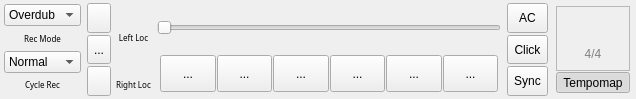
<ui version="4.0" >
 <author></author>
 <comment></comment>
 <exportmacro></exportmacro>
 <class>TransportBase</class>
 <widget class="QWidget" name="TransportBase" >
  <property name="geometry" >
   <rect>
    <x>0</x>
    <y>0</y>
    <width>636</width>
    <height>99</height>
   </rect>
  </property>
  <property name="sizePolicy" >
   <sizepolicy>
    <hsizetype>0</hsizetype>
    <vsizetype>0</vsizetype>
    <horstretch>0</horstretch>
    <verstretch>0</verstretch>
   </sizepolicy>
  </property>
  <property name="windowTitle" >
   <string>MusE: Transport Panel</string>
  </property>
  <layout class="QHBoxLayout" >
   <property name="margin" >
    <number>1</number>
   </property>
   <property name="spacing" >
    <number>1</number>
   </property>
   <item>
    <layout class="QVBoxLayout" >
     <property name="margin" >
      <number>3</number>
     </property>
     <property name="spacing" >
      <number>2</number>
     </property>
     <item>
      <widget class="QComboBox" name="recMode" >
       <item>
        <property name="text" >
         <string>Overdub</string>
        </property>
       </item>
       <item>
        <property name="text" >
         <string>Replace</string>
        </property>
       </item>
      </widget>
     </item>
     <item>
      <widget class="QLabel" name="label" >
       <property name="font" >
        <font>
         <family>Sans Serif</family>
         <pointsize>6</pointsize>
         <weight>50</weight>
         <italic>false</italic>
         <bold>false</bold>
         <underline>false</underline>
         <strikeout>false</strikeout>
        </font>
       </property>
       <property name="text" >
        <string>Rec Mode</string>
       </property>
       <property name="alignment" >
        <set>Qt::AlignCenter</set>
       </property>
      </widget>
     </item>
     <item>
      <widget class="QComboBox" name="cycleMode" >
       <item>
        <property name="text" >
         <string>Normal</string>
        </property>
       </item>
       <item>
        <property name="text" >
         <string>Mix</string>
        </property>
       </item>
       <item>
        <property name="text" >
         <string>Replace</string>
        </property>
       </item>
      </widget>
     </item>
     <item>
      <widget class="QLabel" name="label_2" >
       <property name="font" >
        <font>
         <family>Sans Serif</family>
         <pointsize>6</pointsize>
         <weight>50</weight>
         <italic>false</italic>
         <bold>false</bold>
         <underline>false</underline>
         <strikeout>false</strikeout>
        </font>
       </property>
       <property name="text" >
        <string>Cycle Rec</string>
       </property>
       <property name="alignment" >
        <set>Qt::AlignCenter</set>
       </property>
      </widget>
     </item>
    </layout>
   </item>
   <item>
    <layout class="QVBoxLayout" >
     <property name="margin" >
      <number>2</number>
     </property>
     <property name="spacing" >
      <number>2</number>
     </property>
     <item>
      <widget class="QToolButton" name="punchinButton" >
       <property name="sizePolicy" >
        <sizepolicy>
         <hsizetype>5</hsizetype>
         <vsizetype>7</vsizetype>
         <horstretch>0</horstretch>
         <verstretch>0</verstretch>
        </sizepolicy>
       </property>
       <property name="icon" >
        <iconset resource="muse.qrc" >:/xpm/punchin.xpm</iconset>
       </property>
       <property name="checkable" >
        <bool>true</bool>
       </property>
      </widget>
     </item>
     <item>
      <widget class="QToolButton" name="loopButton" >
       <property name="sizePolicy" >
        <sizepolicy>
         <hsizetype>5</hsizetype>
         <vsizetype>7</vsizetype>
         <horstretch>0</horstretch>
         <verstretch>0</verstretch>
        </sizepolicy>
       </property>
       <property name="text" >
        <string>...</string>
       </property>
       <property name="icon" >
        <iconset resource="muse.qrc" >:/xpm/loop.xpm</iconset>
       </property>
       <property name="checkable" >
        <bool>true</bool>
       </property>
      </widget>
     </item>
     <item>
      <widget class="QToolButton" name="punchoutButton" >
       <property name="sizePolicy" >
        <sizepolicy>
         <hsizetype>5</hsizetype>
         <vsizetype>7</vsizetype>
         <horstretch>0</horstretch>
         <verstretch>0</verstretch>
        </sizepolicy>
       </property>
       <property name="icon" >
        <iconset resource="muse.qrc" >:/xpm/punchout.xpm</iconset>
       </property>
       <property name="checkable" >
        <bool>true</bool>
       </property>
       <property name="toolButtonStyle" >
        <enum>Qt::ToolButtonTextOnly</enum>
       </property>
       <property name="arrowType" >
        <enum>Qt::NoArrow</enum>
       </property>
      </widget>
     </item>
    </layout>
   </item>
   <item>
    <layout class="QVBoxLayout" >
     <property name="margin" >
      <number>2</number>
     </property>
     <property name="spacing" >
      <number>2</number>
     </property>
     <item>
      <widget class="Awl::PosEdit" name="tl1" />
     </item>
     <item>
      <widget class="QLabel" name="label_3" >
       <property name="font" >
        <font>
         <family>Sans Serif</family>
         <pointsize>6</pointsize>
         <weight>50</weight>
         <italic>false</italic>
         <bold>false</bold>
         <underline>false</underline>
         <strikeout>false</strikeout>
        </font>
       </property>
       <property name="text" >
        <string>Left Loc</string>
       </property>
       <property name="alignment" >
        <set>Qt::AlignCenter</set>
       </property>
      </widget>
     </item>
     <item>
      <widget class="Awl::PosEdit" name="tl2" />
     </item>
     <item>
      <widget class="QLabel" name="label_4" >
       <property name="font" >
        <font>
         <family>Sans Serif</family>
         <pointsize>6</pointsize>
         <weight>50</weight>
         <italic>false</italic>
         <bold>false</bold>
         <underline>false</underline>
         <strikeout>false</strikeout>
        </font>
       </property>
       <property name="text" >
        <string>Right Loc</string>
       </property>
       <property name="alignment" >
        <set>Qt::AlignCenter</set>
       </property>
      </widget>
     </item>
    </layout>
   </item>
   <item>
    <layout class="QVBoxLayout" >
     <property name="margin" >
      <number>3</number>
     </property>
     <property name="spacing" >
      <number>2</number>
     </property>
     <item>
      <layout class="QHBoxLayout" >
       <property name="margin" >
        <number>0</number>
       </property>
       <property name="spacing" >
        <number>0</number>
       </property>
       <item>
        <widget class="Awl::PosEdit" name="time1" />
       </item>
       <item>
        <widget class="Awl::PosEdit" name="time2" />
       </item>
      </layout>
     </item>
     <item>
      <widget class="QSlider" name="slider" >
       <property name="sizePolicy" >
        <sizepolicy>
         <hsizetype>7</hsizetype>
         <vsizetype>7</vsizetype>
         <horstretch>0</horstretch>
         <verstretch>0</verstretch>
        </sizepolicy>
       </property>
       <property name="orientation" >
        <enum>Qt::Horizontal</enum>
       </property>
      </widget>
     </item>
     <item>
      <layout class="QHBoxLayout" >
       <property name="margin" >
        <number>3</number>
       </property>
       <property name="spacing" >
        <number>1</number>
       </property>
       <item>
        <widget class="QToolButton" name="tb1" >
         <property name="sizePolicy" >
          <sizepolicy>
           <hsizetype>5</hsizetype>
           <vsizetype>7</vsizetype>
           <horstretch>0</horstretch>
           <verstretch>0</verstretch>
          </sizepolicy>
         </property>
         <property name="toolTip" >
          <string>rewind to start</string>
         </property>
         <property name="text" >
          <string>...</string>
         </property>
         <property name="icon" >
          <iconset resource="muse.qrc" >:/xpm/start.xpm</iconset>
         </property>
        </widget>
       </item>
       <item>
        <widget class="QToolButton" name="tb2" >
         <property name="sizePolicy" >
          <sizepolicy>
           <hsizetype>5</hsizetype>
           <vsizetype>7</vsizetype>
           <horstretch>0</horstretch>
           <verstretch>0</verstretch>
          </sizepolicy>
         </property>
         <property name="toolTip" >
          <string>rewind</string>
         </property>
         <property name="text" >
          <string>...</string>
         </property>
         <property name="icon" >
          <iconset resource="muse.qrc" >:/xpm/frewind.xpm</iconset>
         </property>
        </widget>
       </item>
       <item>
        <widget class="QToolButton" name="tb3" >
         <property name="sizePolicy" >
          <sizepolicy>
           <hsizetype>5</hsizetype>
           <vsizetype>7</vsizetype>
           <horstretch>0</horstretch>
           <verstretch>0</verstretch>
          </sizepolicy>
         </property>
         <property name="toolTip" >
          <string>forward</string>
         </property>
         <property name="text" >
          <string>...</string>
         </property>
         <property name="icon" >
          <iconset resource="muse.qrc" >:/xpm/fforward.xpm</iconset>
         </property>
        </widget>
       </item>
       <item>
        <widget class="QToolButton" name="tb4" >
         <property name="sizePolicy" >
          <sizepolicy>
           <hsizetype>5</hsizetype>
           <vsizetype>7</vsizetype>
           <horstretch>0</horstretch>
           <verstretch>0</verstretch>
          </sizepolicy>
         </property>
         <property name="toolTip" >
          <string>stop</string>
         </property>
         <property name="text" >
          <string>...</string>
         </property>
         <property name="icon" >
          <iconset resource="muse.qrc" >:/xpm/stop.xpm</iconset>
         </property>
         <property name="checkable" >
          <bool>true</bool>
         </property>
        </widget>
       </item>
       <item>
        <widget class="QToolButton" name="tb5" >
         <property name="sizePolicy" >
          <sizepolicy>
           <hsizetype>5</hsizetype>
           <vsizetype>7</vsizetype>
           <horstretch>0</horstretch>
           <verstretch>0</verstretch>
          </sizepolicy>
         </property>
         <property name="toolTip" >
          <string>play</string>
         </property>
         <property name="text" >
          <string>...</string>
         </property>
         <property name="icon" >
          <iconset resource="muse.qrc" >:/xpm/play.xpm</iconset>
         </property>
         <property name="checkable" >
          <bool>true</bool>
         </property>
        </widget>
       </item>
       <item>
        <widget class="QToolButton" name="tb6" >
         <property name="sizePolicy" >
          <sizepolicy>
           <hsizetype>5</hsizetype>
           <vsizetype>7</vsizetype>
           <horstretch>0</horstretch>
           <verstretch>0</verstretch>
          </sizepolicy>
         </property>
         <property name="toolTip" >
          <string>record</string>
         </property>
         <property name="text" >
          <string>...</string>
         </property>
         <property name="checkable" >
          <bool>true</bool>
         </property>
        </widget>
       </item>
      </layout>
     </item>
    </layout>
   </item>
   <item>
    <layout class="QVBoxLayout" >
     <property name="margin" >
      <number>2</number>
     </property>
     <property name="spacing" >
      <number>2</number>
     </property>
     <item>
      <widget class="QToolButton" name="quantizeButton" >
       <property name="sizePolicy" >
        <sizepolicy>
         <hsizetype>5</hsizetype>
         <vsizetype>7</vsizetype>
         <horstretch>0</horstretch>
         <verstretch>0</verstretch>
        </sizepolicy>
       </property>
       <property name="text" >
        <string>AC</string>
       </property>
       <property name="checkable" >
        <bool>true</bool>
       </property>
      </widget>
     </item>
     <item>
      <widget class="QToolButton" name="clickButton" >
       <property name="sizePolicy" >
        <sizepolicy>
         <hsizetype>5</hsizetype>
         <vsizetype>7</vsizetype>
         <horstretch>0</horstretch>
         <verstretch>0</verstretch>
        </sizepolicy>
       </property>
       <property name="text" >
        <string>Click</string>
       </property>
       <property name="checkable" >
        <bool>true</bool>
       </property>
      </widget>
     </item>
     <item>
      <widget class="QToolButton" name="syncButton" >
       <property name="sizePolicy" >
        <sizepolicy>
         <hsizetype>5</hsizetype>
         <vsizetype>7</vsizetype>
         <horstretch>0</horstretch>
         <verstretch>0</verstretch>
        </sizepolicy>
       </property>
       <property name="text" >
        <string>Sync</string>
       </property>
       <property name="checkable" >
        <bool>true</bool>
       </property>
      </widget>
     </item>
    </layout>
   </item>
   <item>
    <layout class="QVBoxLayout" >
     <property name="margin" >
      <number>5</number>
     </property>
     <property name="spacing" >
      <number>1</number>
     </property>
     <item>
      <widget class="QFrame" name="frame" >
       <property name="frameShape" >
        <enum>QFrame::StyledPanel</enum>
       </property>
       <property name="frameShadow" >
        <enum>QFrame::Raised</enum>
       </property>
       <layout class="QVBoxLayout" >
        <property name="margin" >
         <number>1</number>
        </property>
        <property name="spacing" >
         <number>1</number>
        </property>
        <item>
         <widget class="Awl::TempoEdit" name="tempo" />
        </item>
        <item>
         <widget class="SigLabel" name="sig" >
          <property name="palette" >
           <palette>
            <active>
             <color>
              <red>128</red>
              <green>128</green>
              <blue>128</blue>
             </color>
             <color>
              <red>221</red>
              <green>223</green>
              <blue>228</blue>
             </color>
             <color>
              <red>255</red>
              <green>255</green>
              <blue>255</blue>
             </color>
             <color>
              <red>255</red>
              <green>255</green>
              <blue>255</blue>
             </color>
             <color>
              <red>85</red>
              <green>85</green>
              <blue>85</blue>
             </color>
             <color>
              <red>199</red>
              <green>199</green>
              <blue>199</blue>
             </color>
             <color>
              <red>199</red>
              <green>199</green>
              <blue>199</blue>
             </color>
             <color>
              <red>255</red>
              <green>255</green>
              <blue>255</blue>
             </color>
             <color>
              <red>128</red>
              <green>128</green>
              <blue>128</blue>
             </color>
             <color>
              <red>255</red>
              <green>255</green>
              <blue>255</blue>
             </color>
             <color>
              <red>255</red>
              <green>255</green>
              <blue>255</blue>
             </color>
             <color>
              <red>0</red>
              <green>0</green>
              <blue>0</blue>
             </color>
             <color>
              <red>86</red>
              <green>117</green>
              <blue>148</blue>
             </color>
             <color>
              <red>255</red>
              <green>255</green>
              <blue>255</blue>
             </color>
             <color>
              <red>0</red>
              <green>0</green>
              <blue>238</blue>
             </color>
             <color>
              <red>82</red>
              <green>24</green>
              <blue>139</blue>
             </color>
             <color>
              <red>232</red>
              <green>232</green>
              <blue>232</blue>
             </color>
            </active>
            <inactive>
             <color>
              <red>128</red>
              <green>128</green>
              <blue>128</blue>
             </color>
             <color>
              <red>221</red>
              <green>223</green>
              <blue>228</blue>
             </color>
             <color>
              <red>255</red>
              <green>255</green>
              <blue>255</blue>
             </color>
             <color>
              <red>255</red>
              <green>255</green>
              <blue>255</blue>
             </color>
             <color>
              <red>85</red>
              <green>85</green>
              <blue>85</blue>
             </color>
             <color>
              <red>199</red>
              <green>199</green>
              <blue>199</blue>
             </color>
             <color>
              <red>199</red>
              <green>199</green>
              <blue>199</blue>
             </color>
             <color>
              <red>255</red>
              <green>255</green>
              <blue>255</blue>
             </color>
             <color>
              <red>128</red>
              <green>128</green>
              <blue>128</blue>
             </color>
             <color>
              <red>255</red>
              <green>255</green>
              <blue>255</blue>
             </color>
             <color>
              <red>255</red>
              <green>255</green>
              <blue>255</blue>
             </color>
             <color>
              <red>0</red>
              <green>0</green>
              <blue>0</blue>
             </color>
             <color>
              <red>86</red>
              <green>117</green>
              <blue>148</blue>
             </color>
             <color>
              <red>255</red>
              <green>255</green>
              <blue>255</blue>
             </color>
             <color>
              <red>0</red>
              <green>0</green>
              <blue>238</blue>
             </color>
             <color>
              <red>82</red>
              <green>24</green>
              <blue>139</blue>
             </color>
             <color>
              <red>232</red>
              <green>232</green>
              <blue>232</blue>
             </color>
            </inactive>
            <disabled>
             <color>
              <red>128</red>
              <green>128</green>
              <blue>128</blue>
             </color>
             <color>
              <red>221</red>
              <green>223</green>
              <blue>228</blue>
             </color>
             <color>
              <red>255</red>
              <green>255</green>
              <blue>255</blue>
             </color>
             <color>
              <red>255</red>
              <green>255</green>
              <blue>255</blue>
             </color>
             <color>
              <red>85</red>
              <green>85</green>
              <blue>85</blue>
             </color>
             <color>
              <red>199</red>
              <green>199</green>
              <blue>199</blue>
             </color>
             <color>
              <red>199</red>
              <green>199</green>
              <blue>199</blue>
             </color>
             <color>
              <red>255</red>
              <green>255</green>
              <blue>255</blue>
             </color>
             <color>
              <red>128</red>
              <green>128</green>
              <blue>128</blue>
             </color>
             <color>
              <red>255</red>
              <green>255</green>
              <blue>255</blue>
             </color>
             <color>
              <red>255</red>
              <green>255</green>
              <blue>255</blue>
             </color>
             <color>
              <red>0</red>
              <green>0</green>
              <blue>0</blue>
             </color>
             <color>
              <red>86</red>
              <green>117</green>
              <blue>148</blue>
             </color>
             <color>
              <red>255</red>
              <green>255</green>
              <blue>255</blue>
             </color>
             <color>
              <red>0</red>
              <green>0</green>
              <blue>238</blue>
             </color>
             <color>
              <red>82</red>
              <green>24</green>
              <blue>139</blue>
             </color>
             <color>
              <red>232</red>
              <green>232</green>
              <blue>232</blue>
             </color>
            </disabled>
           </palette>
          </property>
          <property name="text" >
           <string>4/4</string>
          </property>
          <property name="alignment" >
           <set>Qt::AlignCenter</set>
          </property>
         </widget>
        </item>
       </layout>
      </widget>
     </item>
     <item>
      <widget class="QToolButton" name="masterButton" >
       <property name="sizePolicy" >
        <sizepolicy>
         <hsizetype>5</hsizetype>
         <vsizetype>0</vsizetype>
         <horstretch>0</horstretch>
         <verstretch>0</verstretch>
        </sizepolicy>
       </property>
       <property name="toolTip" >
        <string>use tempo map</string>
       </property>
       <property name="text" >
        <string>Tempomap</string>
       </property>
       <property name="checkable" >
        <bool>true</bool>
       </property>
       <property name="checked" >
        <bool>true</bool>
       </property>
      </widget>
     </item>
    </layout>
   </item>
  </layout>
 </widget>
 <pixmapfunction></pixmapfunction>
 <customwidgets>
  <customwidget>
   <class>Awl::PosEdit</class>
   <extends>QWidget</extends>
   <header>awl/posedit.h</header>
   <container>0</container>
   <pixmap></pixmap>
  </customwidget>
  <customwidget>
   <class>SigLabel</class>
   <extends>QLabel</extends>
   <header>widgets/siglabel.h</header>
   <container>0</container>
   <pixmap></pixmap>
  </customwidget>
  <customwidget>
   <class>Awl::TempoEdit</class>
   <extends>QWidget</extends>
   <header>awl/tempoedit.h</header>
   <container>0</container>
   <pixmap></pixmap>
  </customwidget>
 </customwidgets>
 <resources>
  <include location="muse.qrc" />
 </resources>
 <connections/>
</ui>
